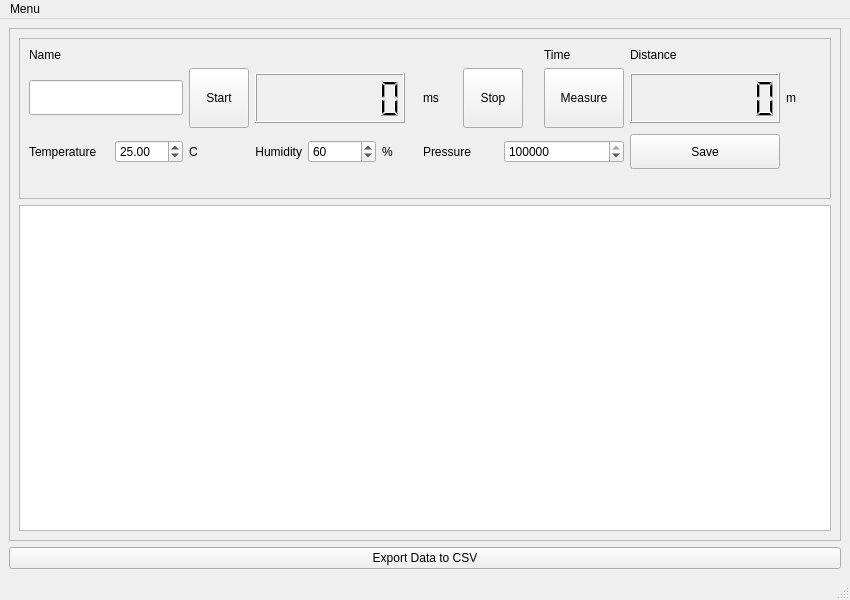
<?xml version="1.0" encoding="UTF-8"?>
<ui version="4.0">
 <class>MainWindow</class>
 <widget class="QMainWindow" name="MainWindow">
  <property name="geometry">
   <rect>
    <x>0</x>
    <y>0</y>
    <width>850</width>
    <height>600</height>
   </rect>
  </property>
  <property name="windowTitle">
   <string>MainWindow</string>
  </property>
  <widget class="QWidget" name="centralwidget">
   <layout class="QGridLayout" name="gridLayout">
    <item row="1" column="0">
     <widget class="QFrame" name="frame">
      <property name="frameShape">
       <enum>QFrame::StyledPanel</enum>
      </property>
      <property name="frameShadow">
       <enum>QFrame::Raised</enum>
      </property>
      <layout class="QGridLayout" name="gridLayout_3">
       <item row="2" column="0">
        <widget class="QTableWidget" name="tableWidget"/>
       </item>
       <item row="0" column="0">
        <widget class="QFrame" name="frame_2">
         <property name="frameShape">
          <enum>QFrame::StyledPanel</enum>
         </property>
         <property name="frameShadow">
          <enum>QFrame::Raised</enum>
         </property>
         <layout class="QGridLayout" name="gridLayout_2">
          <item row="1" column="2">
           <widget class="QPushButton" name="pushButton_start">
            <property name="minimumSize">
             <size>
              <width>60</width>
              <height>60</height>
             </size>
            </property>
            <property name="maximumSize">
             <size>
              <width>60</width>
              <height>60</height>
             </size>
            </property>
            <property name="text">
             <string>Start</string>
            </property>
           </widget>
          </item>
          <item row="1" column="0" colspan="2">
           <widget class="QLineEdit" name="lineEdit_name">
            <property name="minimumSize">
             <size>
              <width>0</width>
              <height>35</height>
             </size>
            </property>
            <property name="maximumSize">
             <size>
              <width>16777215</width>
              <height>35</height>
             </size>
            </property>
           </widget>
          </item>
          <item row="0" column="10">
           <widget class="QLabel" name="label_3">
            <property name="maximumSize">
             <size>
              <width>16777215</width>
              <height>40</height>
             </size>
            </property>
            <property name="text">
             <string>Distance</string>
            </property>
           </widget>
          </item>
          <item row="0" column="0">
           <widget class="QLabel" name="label_5">
            <property name="maximumSize">
             <size>
              <width>16777215</width>
              <height>40</height>
             </size>
            </property>
            <property name="text">
             <string>Name</string>
            </property>
           </widget>
          </item>
          <item row="0" column="9">
           <widget class="QLabel" name="label_4">
            <property name="maximumSize">
             <size>
              <width>16777215</width>
              <height>40</height>
             </size>
            </property>
            <property name="text">
             <string>Time</string>
            </property>
           </widget>
          </item>
          <item row="1" column="3" colspan="3">
           <widget class="QLCDNumber" name="lcdNumber_time">
            <property name="minimumSize">
             <size>
              <width>150</width>
              <height>50</height>
             </size>
            </property>
            <property name="maximumSize">
             <size>
              <width>150</width>
              <height>50</height>
             </size>
            </property>
            <property name="smallDecimalPoint">
             <bool>false</bool>
            </property>
            <property name="digitCount">
             <number>7</number>
            </property>
            <property name="value" stdset="0">
             <double>0.000000000000000</double>
            </property>
           </widget>
          </item>
          <item row="1" column="7" colspan="2">
           <widget class="QPushButton" name="pushButton_stop">
            <property name="minimumSize">
             <size>
              <width>60</width>
              <height>60</height>
             </size>
            </property>
            <property name="maximumSize">
             <size>
              <width>60</width>
              <height>60</height>
             </size>
            </property>
            <property name="text">
             <string>Stop</string>
            </property>
           </widget>
          </item>
          <item row="1" column="6">
           <widget class="QLabel" name="label_9">
            <property name="text">
             <string>ms</string>
            </property>
           </widget>
          </item>
          <item row="1" column="9">
           <widget class="QPushButton" name="pushButton_measure">
            <property name="minimumSize">
             <size>
              <width>80</width>
              <height>60</height>
             </size>
            </property>
            <property name="maximumSize">
             <size>
              <width>60</width>
              <height>60</height>
             </size>
            </property>
            <property name="text">
             <string>Measure</string>
            </property>
           </widget>
          </item>
          <item row="1" column="11">
           <widget class="QLabel" name="label_8">
            <property name="text">
             <string>m</string>
            </property>
           </widget>
          </item>
          <item row="2" column="0">
           <widget class="QLabel" name="label">
            <property name="minimumSize">
             <size>
              <width>80</width>
              <height>0</height>
             </size>
            </property>
            <property name="maximumSize">
             <size>
              <width>80</width>
              <height>16777215</height>
             </size>
            </property>
            <property name="text">
             <string>Temperature</string>
            </property>
           </widget>
          </item>
          <item row="2" column="1">
           <widget class="QDoubleSpinBox" name="doubleSpinBox_temp">
            <property name="minimum">
             <double>-100.000000000000000</double>
            </property>
            <property name="maximum">
             <double>100.000000000000000</double>
            </property>
            <property name="value">
             <double>25.000000000000000</double>
            </property>
           </widget>
          </item>
          <item row="1" column="10">
           <widget class="QLCDNumber" name="lcdNumber_distance">
            <property name="minimumSize">
             <size>
              <width>150</width>
              <height>50</height>
             </size>
            </property>
            <property name="maximumSize">
             <size>
              <width>150</width>
              <height>50</height>
             </size>
            </property>
            <property name="digitCount">
             <number>7</number>
            </property>
           </widget>
          </item>
          <item row="2" column="4">
           <widget class="QSpinBox" name="spinBox_humidity">
            <property name="minimumSize">
             <size>
              <width>68</width>
              <height>0</height>
             </size>
            </property>
            <property name="maximumSize">
             <size>
              <width>68</width>
              <height>16777215</height>
             </size>
            </property>
            <property name="maximum">
             <number>100</number>
            </property>
            <property name="value">
             <number>60</number>
            </property>
           </widget>
          </item>
          <item row="2" column="2">
           <widget class="QLabel" name="label_6">
            <property name="minimumSize">
             <size>
              <width>20</width>
              <height>0</height>
             </size>
            </property>
            <property name="maximumSize">
             <size>
              <width>20</width>
              <height>16777215</height>
             </size>
            </property>
            <property name="text">
             <string>C</string>
            </property>
           </widget>
          </item>
          <item row="2" column="3">
           <widget class="QLabel" name="label_2">
            <property name="text">
             <string>Humidity</string>
            </property>
            <property name="alignment">
             <set>Qt::AlignRight|Qt::AlignTrailing|Qt::AlignVCenter</set>
            </property>
           </widget>
          </item>
          <item row="2" column="10">
           <widget class="QPushButton" name="pushButton_save">
            <property name="minimumSize">
             <size>
              <width>0</width>
              <height>35</height>
             </size>
            </property>
            <property name="maximumSize">
             <size>
              <width>16777215</width>
              <height>35</height>
             </size>
            </property>
            <property name="text">
             <string>Save</string>
            </property>
           </widget>
          </item>
          <item row="2" column="8" colspan="2">
           <widget class="QSpinBox" name="spinBox_pressure">
            <property name="minimum">
             <number>70000</number>
            </property>
            <property name="maximum">
             <number>150000</number>
            </property>
            <property name="value">
             <number>101325</number>
            </property>
           </widget>
          </item>
          <item row="2" column="5">
           <widget class="QLabel" name="label_7">
            <property name="text">
             <string>%</string>
            </property>
           </widget>
          </item>
          <item row="2" column="6" colspan="2">
           <widget class="QLabel" name="label_10">
            <property name="text">
             <string>Pressure</string>
            </property>
           </widget>
          </item>
          <item row="3" column="0" colspan="12">
           <widget class="QLabel" name="label_sound_prediction">
            <property name="text">
             <string/>
            </property>
            <property name="alignment">
             <set>Qt::AlignCenter</set>
            </property>
           </widget>
          </item>
         </layout>
        </widget>
       </item>
      </layout>
     </widget>
    </item>
    <item row="2" column="0">
     <widget class="QPushButton" name="pushButton_export_data">
      <property name="text">
       <string>Export Data to CSV</string>
      </property>
     </widget>
    </item>
   </layout>
  </widget>
  <widget class="QMenuBar" name="menubar">
   <property name="geometry">
    <rect>
     <x>0</x>
     <y>0</y>
     <width>850</width>
     <height>21</height>
    </rect>
   </property>
   <widget class="QMenu" name="menuMenu">
    <property name="title">
     <string>Menu</string>
    </property>
    <addaction name="actionClear_Data"/>
   </widget>
   <addaction name="menuMenu"/>
  </widget>
  <widget class="QStatusBar" name="statusbar"/>
  <action name="actionClear_Data">
   <property name="text">
    <string>Clear Data</string>
   </property>
  </action>
 </widget>
 <resources/>
 <connections/>
</ui>
